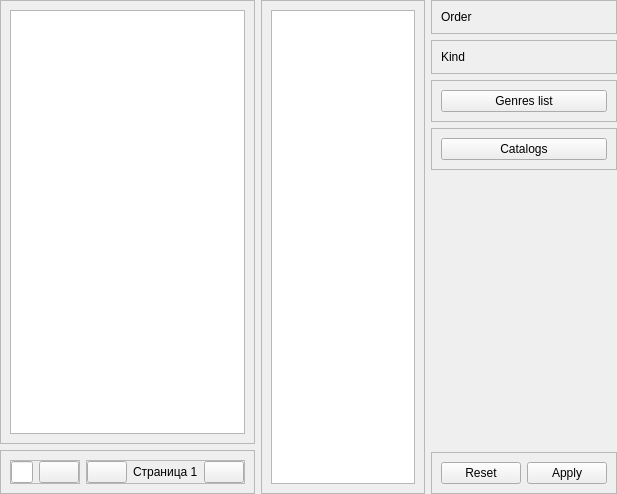
<?xml version="1.0" encoding="UTF-8"?>
<ui version="4.0">
 <class>Form</class>
 <widget class="QWidget" name="Form">
  <property name="geometry">
   <rect>
    <x>0</x>
    <y>0</y>
    <width>617</width>
    <height>494</height>
   </rect>
  </property>
  <property name="windowTitle">
   <string>Form</string>
  </property>
  <property name="styleSheet">
   <string notr="true"/>
  </property>
  <property name="locale">
   <locale language="English" country="UnitedStates"/>
  </property>
  <layout class="QHBoxLayout" name="horizontalLayout_5">
   <property name="leftMargin">
    <number>0</number>
   </property>
   <property name="topMargin">
    <number>0</number>
   </property>
   <property name="rightMargin">
    <number>0</number>
   </property>
   <property name="bottomMargin">
    <number>0</number>
   </property>
   <item>
    <layout class="QVBoxLayout" name="search">
     <item>
      <widget class="QFrame" name="items_frame">
       <property name="frameShape">
        <enum>QFrame::StyledPanel</enum>
       </property>
       <property name="frameShadow">
        <enum>QFrame::Raised</enum>
       </property>
       <layout class="QVBoxLayout" name="verticalLayout">
        <item>
         <widget class="QListWidget" name="items_list">
          <property name="contextMenuPolicy">
           <enum>Qt::CustomContextMenu</enum>
          </property>
          <property name="isWrapping" stdset="0">
           <bool>false</bool>
          </property>
          <property name="wordWrap">
           <bool>true</bool>
          </property>
         </widget>
        </item>
       </layout>
      </widget>
     </item>
     <item>
      <widget class="QFrame" name="search_frame">
       <property name="frameShape">
        <enum>QFrame::StyledPanel</enum>
       </property>
       <property name="frameShadow">
        <enum>QFrame::Raised</enum>
       </property>
       <layout class="QHBoxLayout" name="horizontalLayout_3">
        <item>
         <widget class="QFrame" name="text_frame">
          <property name="frameShape">
           <enum>QFrame::StyledPanel</enum>
          </property>
          <property name="frameShadow">
           <enum>QFrame::Raised</enum>
          </property>
          <layout class="QHBoxLayout" name="horizontalLayout_2">
           <property name="leftMargin">
            <number>0</number>
           </property>
           <property name="topMargin">
            <number>0</number>
           </property>
           <property name="rightMargin">
            <number>0</number>
           </property>
           <property name="bottomMargin">
            <number>0</number>
           </property>
           <item>
            <widget class="QLineEdit" name="title_line"/>
           </item>
           <item>
            <widget class="QPushButton" name="search_btn">
             <property name="cursor">
              <cursorShape>PointingHandCursor</cursorShape>
             </property>
             <property name="text">
              <string/>
             </property>
             <property name="icon">
              <iconset resource="../../desu_res.qrc">
               <normaloff>:/icons/data/icons/search.png</normaloff>:/icons/data/icons/search.png</iconset>
             </property>
            </widget>
           </item>
          </layout>
         </widget>
        </item>
        <item>
         <widget class="QFrame" name="page_frame">
          <property name="frameShape">
           <enum>QFrame::StyledPanel</enum>
          </property>
          <property name="frameShadow">
           <enum>QFrame::Raised</enum>
          </property>
          <layout class="QHBoxLayout" name="horizontalLayout">
           <property name="leftMargin">
            <number>0</number>
           </property>
           <property name="topMargin">
            <number>0</number>
           </property>
           <property name="rightMargin">
            <number>0</number>
           </property>
           <property name="bottomMargin">
            <number>0</number>
           </property>
           <item>
            <widget class="QPushButton" name="prev_btn">
             <property name="cursor">
              <cursorShape>PointingHandCursor</cursorShape>
             </property>
             <property name="text">
              <string/>
             </property>
             <property name="icon">
              <iconset resource="../../desu_res.qrc">
               <normaloff>:/icons/data/icons/prev.png</normaloff>:/icons/data/icons/prev.png</iconset>
             </property>
            </widget>
           </item>
           <item>
            <widget class="QLabel" name="page_label">
             <property name="text">
              <string>Страница 1</string>
             </property>
            </widget>
           </item>
           <item>
            <widget class="QPushButton" name="next_btn">
             <property name="cursor">
              <cursorShape>PointingHandCursor</cursorShape>
             </property>
             <property name="text">
              <string/>
             </property>
             <property name="icon">
              <iconset resource="../../desu_res.qrc">
               <normaloff>:/icons/data/icons/next.png</normaloff>:/icons/data/icons/next.png</iconset>
             </property>
            </widget>
           </item>
          </layout>
         </widget>
        </item>
       </layout>
      </widget>
     </item>
    </layout>
   </item>
   <item>
    <widget class="QFrame" name="catalogs_frame">
     <property name="frameShape">
      <enum>QFrame::StyledPanel</enum>
     </property>
     <property name="frameShadow">
      <enum>QFrame::Raised</enum>
     </property>
     <layout class="QVBoxLayout" name="verticalLayout_3">
      <item>
       <widget class="QListWidget" name="catalogs_list">
        <property name="sizePolicy">
         <sizepolicy hsizetype="Preferred" vsizetype="Expanding">
          <horstretch>0</horstretch>
          <verstretch>0</verstretch>
         </sizepolicy>
        </property>
       </widget>
      </item>
     </layout>
    </widget>
   </item>
   <item>
    <layout class="QVBoxLayout" name="filters">
     <item>
      <widget class="QFrame" name="orders_frame">
       <property name="styleSheet">
        <string notr="true"/>
       </property>
       <property name="frameShape">
        <enum>QFrame::StyledPanel</enum>
       </property>
       <property name="frameShadow">
        <enum>QFrame::Raised</enum>
       </property>
       <layout class="QVBoxLayout" name="verticalLayout_5">
        <item>
         <widget class="QLabel" name="label">
          <property name="text">
           <string>Order</string>
          </property>
         </widget>
        </item>
        <item>
         <layout class="QGridLayout" name="orders_grid"/>
        </item>
       </layout>
      </widget>
     </item>
     <item>
      <widget class="QFrame" name="kinds_frame">
       <property name="styleSheet">
        <string notr="true"/>
       </property>
       <property name="frameShape">
        <enum>QFrame::StyledPanel</enum>
       </property>
       <property name="frameShadow">
        <enum>QFrame::Raised</enum>
       </property>
       <layout class="QVBoxLayout" name="verticalLayout_4">
        <item>
         <widget class="QLabel" name="label_2">
          <property name="text">
           <string>Kind</string>
          </property>
         </widget>
        </item>
        <item>
         <layout class="QGridLayout" name="kinds_grid"/>
        </item>
       </layout>
      </widget>
     </item>
     <item>
      <widget class="QFrame" name="genres_frame">
       <property name="frameShape">
        <enum>QFrame::StyledPanel</enum>
       </property>
       <property name="frameShadow">
        <enum>QFrame::Raised</enum>
       </property>
       <layout class="QVBoxLayout" name="verticalLayout_6">
        <item>
         <widget class="QPushButton" name="genres_btn">
          <property name="cursor">
           <cursorShape>PointingHandCursor</cursorShape>
          </property>
          <property name="text">
           <string>Genres list</string>
          </property>
         </widget>
        </item>
       </layout>
      </widget>
     </item>
     <item>
      <widget class="QFrame" name="filter_catalog_frame">
       <property name="frameShape">
        <enum>QFrame::StyledPanel</enum>
       </property>
       <property name="frameShadow">
        <enum>QFrame::Raised</enum>
       </property>
       <layout class="QVBoxLayout" name="verticalLayout_7">
        <item>
         <widget class="QPushButton" name="catalogs_btn">
          <property name="cursor">
           <cursorShape>PointingHandCursor</cursorShape>
          </property>
          <property name="text">
           <string>Catalogs</string>
          </property>
         </widget>
        </item>
       </layout>
      </widget>
     </item>
     <item>
      <spacer name="verticalSpacer">
       <property name="orientation">
        <enum>Qt::Vertical</enum>
       </property>
       <property name="sizeHint" stdset="0">
        <size>
         <width>20</width>
         <height>40</height>
        </size>
       </property>
      </spacer>
     </item>
     <item alignment="Qt::AlignBottom">
      <widget class="QFrame" name="filter_actions_frame">
       <property name="frameShape">
        <enum>QFrame::StyledPanel</enum>
       </property>
       <property name="frameShadow">
        <enum>QFrame::Raised</enum>
       </property>
       <layout class="QHBoxLayout" name="horizontalLayout_4">
        <item>
         <widget class="QPushButton" name="reset_btn">
          <property name="cursor">
           <cursorShape>PointingHandCursor</cursorShape>
          </property>
          <property name="text">
           <string>Reset</string>
          </property>
         </widget>
        </item>
        <item>
         <widget class="QPushButton" name="apply_btn">
          <property name="cursor">
           <cursorShape>PointingHandCursor</cursorShape>
          </property>
          <property name="text">
           <string>Apply</string>
          </property>
         </widget>
        </item>
       </layout>
      </widget>
     </item>
    </layout>
   </item>
  </layout>
 </widget>
 <resources>
  <include location="../../desu_res.qrc"/>
 </resources>
 <connections/>
</ui>
